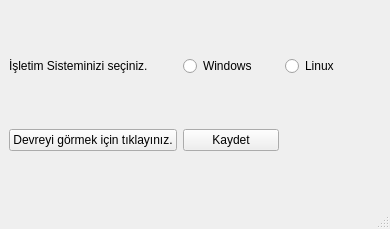
<?xml version="1.0" encoding="UTF-8"?>
<ui version="4.0">
 <class>MainWindow</class>
 <widget class="QMainWindow" name="MainWindow">
  <property name="geometry">
   <rect>
    <x>0</x>
    <y>0</y>
    <width>390</width>
    <height>229</height>
   </rect>
  </property>
  <property name="windowTitle">
   <string>Arduino Bağlantı Ekranı</string>
  </property>
  <property name="windowIcon">
   <iconset>
    <normaloff>../icons/arduino.png</normaloff>../icons/arduino.png</iconset>
  </property>
  <widget class="QWidget" name="centralwidget">
   <layout class="QGridLayout" name="gridLayout">
    <item row="3" column="1">
     <widget class="QPushButton" name="kaydet_butonu">
      <property name="text">
       <string>Kaydet</string>
      </property>
     </widget>
    </item>
    <item row="0" column="0">
     <widget class="QLabel" name="isletim_sistemi_label">
      <property name="text">
       <string>İşletim Sisteminizi seçiniz.</string>
      </property>
     </widget>
    </item>
    <item row="0" column="1">
     <widget class="QRadioButton" name="windows_butonu">
      <property name="text">
       <string>Windows</string>
      </property>
     </widget>
    </item>
    <item row="0" column="2">
     <widget class="QRadioButton" name="linux_butonu">
      <property name="text">
       <string>Linux</string>
      </property>
     </widget>
    </item>
    <item row="3" column="0">
     <widget class="QPushButton" name="devreyi_gorme_butonu">
      <property name="text">
       <string>Devreyi görmek için tıklayınız.</string>
      </property>
     </widget>
    </item>
   </layout>
  </widget>
  <widget class="QMenuBar" name="menubar">
   <property name="geometry">
    <rect>
     <x>0</x>
     <y>0</y>
     <width>390</width>
     <height>22</height>
    </rect>
   </property>
  </widget>
  <widget class="QStatusBar" name="statusbar"/>
 </widget>
 <resources/>
 <connections>
  <connection>
   <sender>kaydet_butonu</sender>
   <signal>clicked()</signal>
   <receiver>MainWindow</receiver>
   <slot>hide()</slot>
   <hints>
    <hint type="sourcelabel">
     <x>270</x>
     <y>142</y>
    </hint>
    <hint type="destinationlabel">
     <x>325</x>
     <y>181</y>
    </hint>
   </hints>
  </connection>
  <connection>
   <sender>devreyi_gorme_butonu</sender>
   <signal>clicked()</signal>
   <receiver>MainWindow</receiver>
   <slot>devre_semasi_goster()</slot>
   <hints>
    <hint type="sourcelabel">
     <x>160</x>
     <y>153</y>
    </hint>
    <hint type="destinationlabel">
     <x>170</x>
     <y>190</y>
    </hint>
   </hints>
  </connection>
 </connections>
 <slots>
  <slot>devre_semasi_goster()</slot>
 </slots>
</ui>
